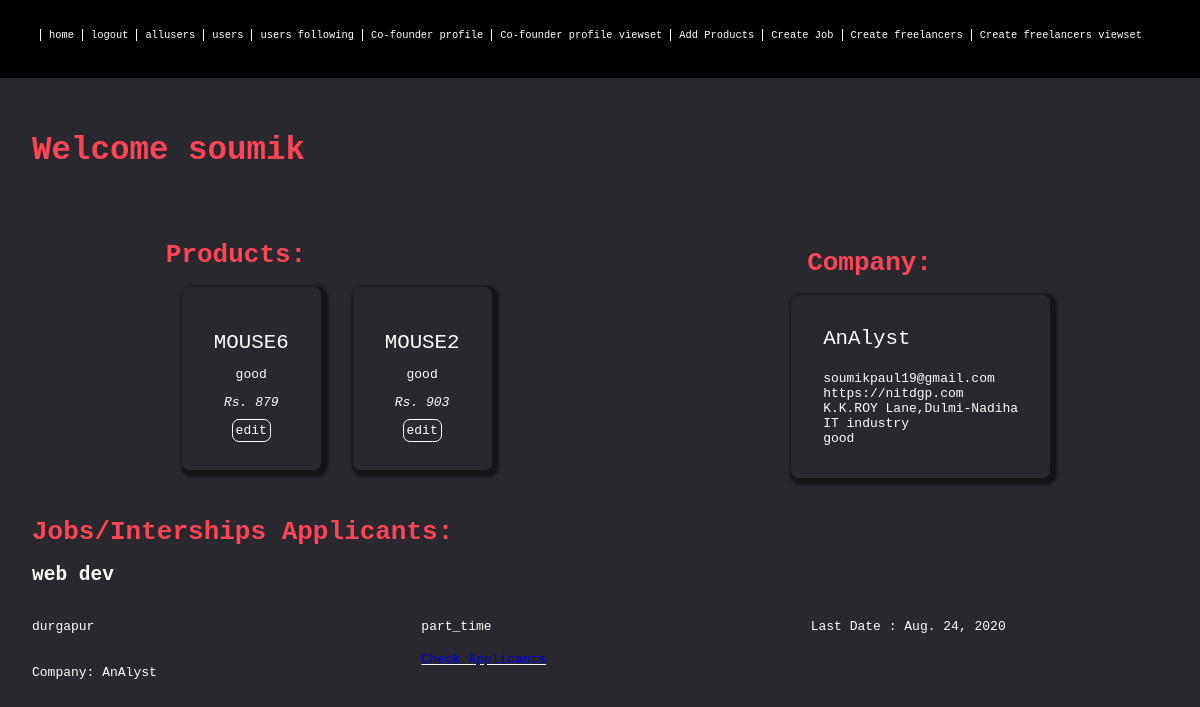
Screenshot of / (signed in) with the database file from the repository.
### forms/models.py (models this page shows, shortened)
class Products(models.Model):
	productcompany = models.ForeignKey(CompanyBase,on_delete=models.CASCADE, unique=False,related_name='Product_cmp')
	product_pic = models.ImageField(upload_to='product_pics',blank=True)
	prod_name = models.CharField(max_length=200,blank=True)
	minimum_no = models.CharField(max_length=10,blank=False)
	price = models.CharField(max_length=5,blank=False)
	description = models.CharField(max_length=300,blank=True)

class CompanyBase(models.Model):
	user = models.OneToOneField(User,on_delete=models.CASCADE,related_name='CompanyUserProfile')
	logo=models.ImageField(upload_to='logo_pics',blank=True)
	brand_name=models.CharField(max_length=100,blank=False)
	company_name=models.CharField(max_length=100,blank=False)
	company_email=models.EmailField(blank=False)
	website=models.URLField()
	company_address=models.CharField(max_length=200,blank=False)
	city = models.CharField(max_length=200, blank=True)
	industry = models.CharField(max_length=100, blank=False)
	businesstype = models.CharField(max_length=200, blank=True)
	about_company=models.CharField(max_length=500,blank=False)
	created_at = models.DateTimeField(auto_now_add= True)
	def __str__(self):
		return self.company_name

class JobOpening(models.Model):
	job_companyname = models.ForeignKey(CompanyBase,on_delete=models.CASCADE, unique=False,related_name='Company_details')
	jobtilte = models.CharField(max_length=200,blank=True,unique=True)
	location = models.CharField(max_length=200,blank=True)
	jobtype = models.CharField(max_length=100,blank=True,choices=jobtype)
	experience = models.CharField(max_length=80,blank=True)
	qualification = models.CharField(max_length=100,blank=False)
	last_date = models.DateTimeField()
	reqskills = models.ManyToManyField(SKILLS,blank=False)
	job_description=models.TextField(max_length=1000,blank=False)
	valid = models.BooleanField(default=True)
	created_at = models.DateTimeField(auto_now_add= True)
	def __str__(self):
		return self.jobtilte

### forms/views.py (the view)
# urls.py: url(r'^$',views.index,name='index'),
def index(request):
	for theskill in Skills.all():
		skillsall.append(theskill.name)
	CmpProducts = []
	cmp_reg = False;
	jobsavailable = []
	usercreatedjobs = []
	usercompany = None
	User = get_user_model()
	if request.user.is_authenticated:
		useris = User.objects.get(id=request.user.id);
		serializerdata = userserializer(instance = useris)
		jsondata = JSONRenderer().render(serializerdata.data)
		stream = io.BytesIO(jsondata)
		data = JSONParser().parse(stream)
		print("user data:")
		print(data)
		try:
			usercompany = CompanyBase.objects.get(user_id = request.user.id)
			cmpnyserialized = CompanyBasesrializer(instance= usercompany)
			print("user company serializer data:")
			cmpnydata =  JSONRenderer().render(cmpnyserialized.data)
			cmpnystream = io.BytesIO(cmpnydata)
			usercmpdata = JSONParser().parse(cmpnystream)
			print(usercmpdata)
		except CompanyBase.DoesNotExist:
			usercompany = None
		if usercompany:
			cmp_reg= False
			CmpProducts = Products.objects.filter(productcompany_id = usercompany.id)
		else:
			cmp_reg = True
		try:
			jobsavailable = []
			for job in JobOpening.objects.filter(valid= True):
				if job.job_companyname.user != request.user:
					jobsavailable.append(job)
					print(job)
				else:
					usercreatedjobs.append(job)
					print("user created job",job)
		except JobOpening.DoesNotExist:
			jobsavailable = None
	isjobsavailable = len(jobsavailable)
	return render(request,'forms/index.html',{'cmp_reg':cmp_reg,'CmpProducts':CmpProducts,'usercompany':usercompany,'isjobsavailable':isjobsavailable,'jobsavailable':jobsavailable,'usercreatedjobs':usercreatedjobs})

### templates/forms/index.html (shortened to what this page needs)
{% load static %}
<!DOCTYPE html>
<html>
<head>
</head>
<body>
	<header>
		<nav>
			<ul style="display: flex;">
				<li><a href="#">home</a></li>
				{% if not user.is_authenticated %}
				<li><a href="{% url 'users:register' %}">Signup</a></li>
				<li><a href="{% url 'users:signupuser-list' %}">Signup-viewset</a></li>
				<li><a href="{% url 'users:login' %}">login</a></li>
				<li><a href="{% url 'users:userlogin-list' %}">loginviewset</a></li>
				{% else %}
				<li><a href="{% url 'users:logout' %}">logout</a></li>
				<li><a href="{% url 'users:allusers-list' %}">allusers</a></li>
				<li><a href="{% url 'users:userlist' %}">users</a></li>
				<li><a href="{% url 'users:following' %}">users following</a></li>
				<li><a href="{% url 'forms:cofndprofile' %}">Co-founder profile</a></li>
				<li><a href="{% url 'forms:createcofounder-list' %}">Co-founder profile viewset</a></li>
				<li><a href="{% url 'forms:addnewproduct-list' %}">Add Products</a></li>
				<li><a href="{% url 'forms:createjob' %}">Create Job</a></li>
				<li><a href="{% url 'forms:freelancersform' %}">Create freelancers</a></li>
				<li><a href="{% url 'forms:freelancersprofile-list' %}">Create freelancers viewset</a></li>
				{% endif %}
			</ul>
		</nav>
	</header>
	<div class="container" style="padding: 2rem;">
		{% if user.is_authenticated %}
		      <h1 style="font-size: 2.5em;">Welcome {{ user.username }}</h1>
		 {% endif %}
	</div>
	<div class="flex_container">
		<div>
			{% if user.is_authenticated %}
				<div style="padding-left: 2rem;">
					<h1>Products:</h1>
				</div>
			<div class="container" style="display: flex; flex-direction: row;padding-left: 2rem; padding-bottom: 1rem;">
				{% for product in CmpProducts.all %}
				<div class="card" style=" max-height: 50%; text-align: center; box-shadow: 3px 3px 3px 4px rgba(0,0,0,0.5);">
					<h3 style="text-transform: uppercase; padding-bottom: 0;line-height: 0.3em;">{{ product.prod_name}}</h3>
					<p>{{ product.description }}</p>
					<p style="font-weight: 100; font-style: italic;">Rs. {{ product.price }}</p>
					<a href="{% url 'forms:edittheproduct-list' product.pk %}" style="padding:3px;color: unset; text-decoration: none; border: 1px solid #fff;border-radius: 0.435rem;"> edit</a>
				</div>
				{% endfor %}
			</div>
		</div>
		<div>
			<table>
				{% if usercompany %}
				<h1 style="padding-left: 2rem;">Company:</h1>
				<div style="padding-left: 2rem;box-shadow: 3px 3px 3px 4px rgba(0,0,0,0.5);" class="card">
					<h3 style="margin-top: 0;">{{ usercompany.company_name }}</h3>
					<font>{{ usercompany.company_email }}</font>
					<br>
					<font>{{ usercompany.website }}</font>
					<br>
					<font>{{ usercompany.company_address }}</font>
					<br>
					<font>{{ usercompany.industry }} industry</font>
					<br>
					<span>{{ usercompany.about_company }}</span>
				</div>
				{% endif %}
			</table>
		</div>
	</div>
	<table >
		<h1 style="font-family: monospace;padding-left: 2rem;">Jobs/Interships Applicants:</h1>
		{% for job in usercreatedjobs %}
		<section style="padding-left: 2rem;">
			<h2> {{ job.jobtilte }} </h2>
				<div class="flex_display" style="display: grid; grid-template-columns: 1fr 1fr 1fr;">
					<h4 style="font-weight: 200;"> {{ job.location }}</h4>
					<h4 style="font-weight: 200;">{{ job.jobtype }}</h4>
					<h4 style="font-weight: 200;">Last Date : {{ job.last_date|date }}</h4>
				</div>
				<div style="display: grid; grid-template-columns: 1fr 1fr 1fr;">
						<p>Company: {{ job.job_companyname }}</p>
						<div class="button" style="display: block; text-decoration: underline;"><a href="{% url 'forms:applicantslist' job.pk %}" style="text-decoration: none;"> Check Applicants </a></div>
				</div>
		</section>
		{% endfor %}
	</table>
	{% endif %}
</body>
</html>

### templates/forms/index.html (style rules this page uses)
body { font-family: monospace; margin: 0; padding: 0; background-color: #28282e; color: #fff; }
body h1 { color: #f45; }
body h3 { font-size: 1.6em; font-weight: 200; }
header { padding: 1rem 0; background: black; margin:0px; }
.card { padding: 2rem; margin: 0 1rem; border-radius: 0.435rem; }
header nav { padding-right: 1rem; padding-bottom: 0.5rem; }
header nav ul { display: flex; }
header nav ul li { padding-left: 0.5rem; list-style: none; color: white !important; font-size: 0.8em; border-left: 1px solid #fff; padding-right: 0.5rem; }
header nav ul li a { color: #fff; text-decoration: none; }
.flex_container { display: flex; flex-direction: row; justify-content: space-around; align-items: center; }

### rows the page displays
Products: prod_name "MOUSE6", description "good", price "879"
Products: prod_name "MOUSE2", description "good", price "903"
CompanyBase: company_name "AnAlyst", company_email "soumikpaul19@gmail.com", website "https://nitdgp.com", company_address "K.K.ROY Lane,Dulmi-Nadiha", industry "IT", about_company "good"
JobOpening: jobtilte "web dev", location "durgapur", jobtype "part_time", last_date "Aug. 24, 2020", job_companyname "AnAlyst"

### other values shown
{{ user.username }} "soumik"
